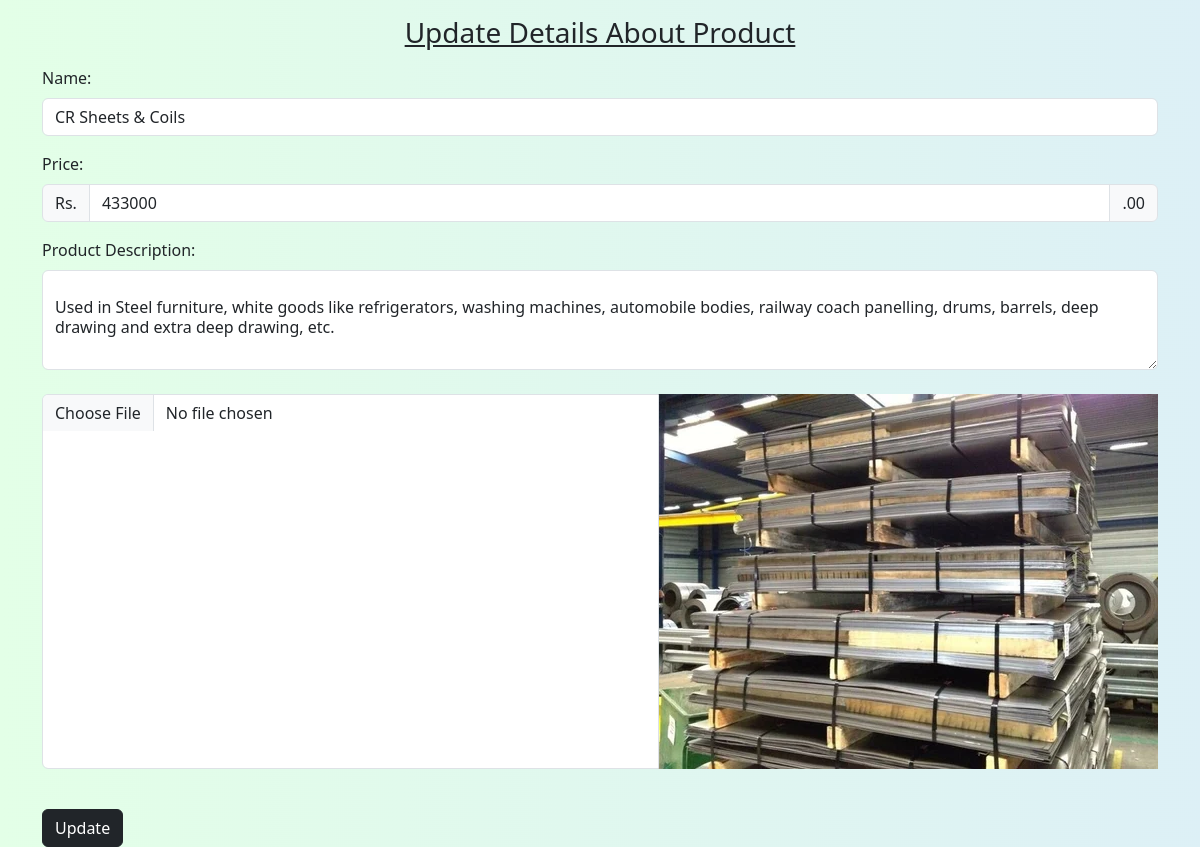
The page /update.php?updateid=6 on the database its author committed.
### tables this page shows
CREATE TABLE `list` (
  `id` int(11) NOT NULL,
  `name` varchar(100) NOT NULL,
  `price` int(10) NOT NULL,
  `desc_p` varchar(2048) NOT NULL,
  `image` varchar(200) NOT NULL
);

### update.php (the view, shortened to what this page needs)
<!DOCTYPE html>
<html lang="en">
<head>
    <link href="https://cdn.jsdelivr.net/npm/bootstrap@5.3.0-alpha3/dist/css/bootstrap.min.css" rel="stylesheet">
</head>
<body>
  <?php
  include 'connect.php';
  $id=$_GET['updateid'];
  $sql="SELECT * from `list` WHERE id=$id LIMIT 1";
  $res=mysqli_query($con,$sql);
  $row=mysqli_fetch_array($res);
  ?>
        <div class="container">
        <h3 class="text-center my-3"><u>Update Details About Product</u></h3>
        <form action="update1.php" method="post" enctype="multipart/form-data">
            <div class="mb-3">
              <label for="exampleInputName" class="form-label">Name:</label>
              <input type="text" class="form-control" id="exampleInputText" name="name" autocomplete="off" value="<?php echo $row['name'] ?>">
            </div>
            <label class="form-label">Price:</label>
            <div class="input-group mb-3">
                <span class="input-group-text">Rs.</span>
                <input type="text" class="form-control" name="price" autocomplete="off" value="<?php echo $row['price'] ?>">
                <span class="input-group-text">.00</span>
              </div>
              <label class="form-label">Product Description:</label>
              <div class="form-floating">
                <textarea class="form-control" placeholder="Enter Product Description" id="floatingTextarea2" style="height: 100px" name="desc_p" autocomplete="off"><?php echo $row['desc_p'] ?></textarea>
              </div>
              <br>
              <div class="input-group mb-3">
                <td><input type="file" class="form-control" id="inputGroupFile02" name="files" value="<?php echo $row['image'] ?>"><img src="<?php echo $row['image'] ?>" /></td>
              </div>
              <br>
            <button type="submit" class="btn btn-dark" name="update">Update</button>
          </form>
        </div>
</body>
</html>

### update.php (style rules this page uses)
body { background-image: url('background.png'); background-repeat: no-repeat; background-attachment: fixed; }

### rows shown on the page
list: name "CR Sheets & Coils", price "433000", desc_p "Used in Steel furniture, white goods like refrigerators, washing machines, automobile bodies, railway coach panelling, drums, barrels, deep drawing and extra deep drawing, etc.", image (picture)
